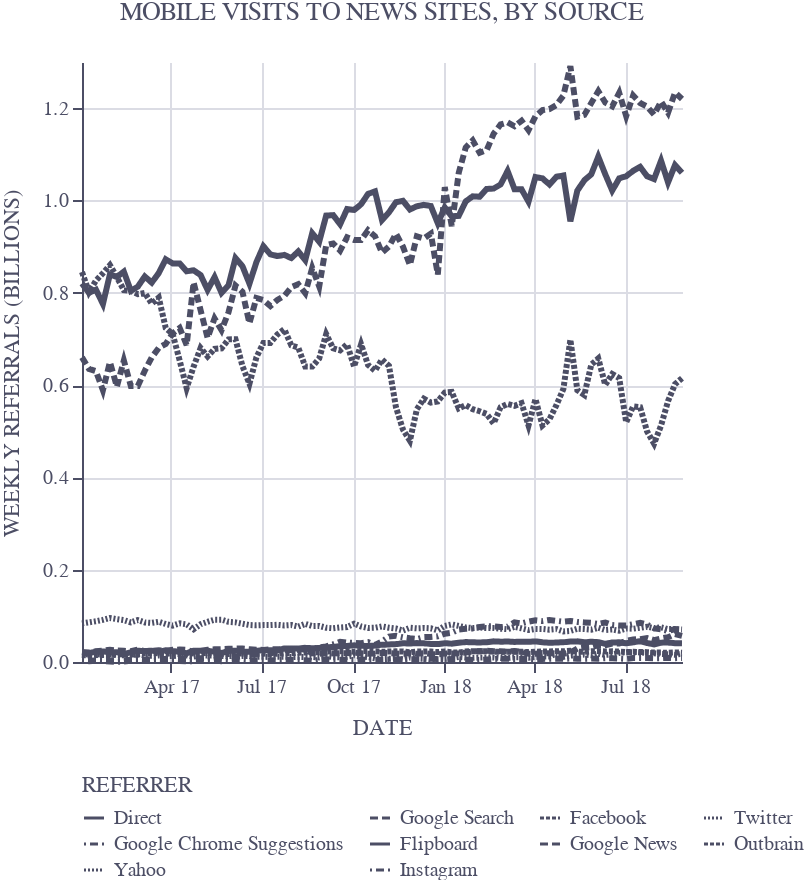

Source (Vega-Lite JSON):
### Vega-Lite specification from a JSON file in a GitHub repository (floating-point values rounded to 4 significant figures; data arrays with more than 128 entries replaced by an {"elided": "..."} marker saying what was removed)
{"width": "container", "height": "container", "config": {"background": null, "font": "Space Mono", "group": {"strokeOpacity": 0}, "title": {"font": "Space Mono", "subtitleFont": "Space Mono", "fontWeight": "normal", "color": "rgb(76,78,101)"}, "axis": {"labelFont": "Space Mono", "titleFont": "Space Mono", "titleFontWeight": "normal", "titlePadding": 10, "domainColor": "rgb(76,78,101)", "gridColor": "rgb(219,220,228)", "tickColor": "rgb(76,78,101)"}, "legend": {"labelFont": "Space Mono", "titleFont": "Space Mono", "titleFontWeight": "normal"}, "text": {"color": "rgb(76,78,101)"}, "padding": 0, "mark": {"color": "rgb(76,78,101)"}, "style": {"guide-label": {"fill": "rgb(76,78,101)"}, "guide-title": {"fill": "rgb(76,78,101)"}}}, "layer": [{"mark": "circle", "encoding": {"opacity": {"value": 0}, "x": {"type": "temporal", "axis": {"format": "%b %y"}, "field": "DATE"}, "y": {"type": "quantitative", "field": "WEEKLY REFERRALS (BILLIONS)"}}, "selection": {"selector001": {"type": "single", "on": "mouseover", "fields": ["REFERRER"], "nearest": true}, "selector002": {"type": "single", "nearest": true, "on": "mouseover", "fields": ["REFERRER", "DATE"], "empty": "none"}}, "title": "MOBILE VISITS TO NEWS SITES, BY SOURCE"}, {"mark": {"type": "text", "align": "left", "baseline": "line-bottom", "dx": 5, "dy": -5}, "encoding": {"size": {"value": 10}, "strokeDash": {"type": "nominal", "field": "REFERRER", "legend": {"columns": 4, "direction": "horizontal", "orient": "bottom"}, "sort": ["Direct", "Google Search", "Facebook", "Twitter", "Google Chrome Suggestions", "Flipboard", "Google News", "Outbrain", "Yahoo", "Instagram"]}, "text": {"condition": {"type": "nominal", "field": "REFERRER", "selection": "selector002"}, "value": " "}, "x": {"type": "temporal", "axis": {"format": "%b %y"}, "field": "DATE"}, "y": {"type": "quantitative", "field": "WEEKLY REFERRALS (BILLIONS)"}}, "title": "MOBILE VISITS TO NEWS SITES, BY SOURCE"}, {"mark": "line", "encoding": {"size": {"condition": {"value": 1, "selection": {"not": "selector001"}}, "value": 3}, "strokeDash": {"type": "nominal", "field": "REFERRER", "legend": {"columns": 4, "direction": "horizontal", "orient": "bottom"}, "sort": ["Direct", "Google Search", "Facebook", "Twitter", "Google Chrome Suggestions", "Flipboard", "Google News", "Outbrain", "Yahoo", "Instagram"]}, "x": {"type": "temporal", "axis": {"format": "%b %y"}, "field": "DATE"}, "y": {"type": "quantitative", "field": "WEEKLY REFERRALS (BILLIONS)"}}, "title": "MOBILE VISITS TO NEWS SITES, BY SOURCE"}], "data": {"name": "data-b0fa9861ff2d22a83cea7f65f840b14a"}, "$schema": "https://vega.github.io/schema/vega-lite/v4.8.1.json", "datasets": {"data-b0fa9861ff2d22a83cea7f65f840b14a": {"elided": "870 records"}}}
